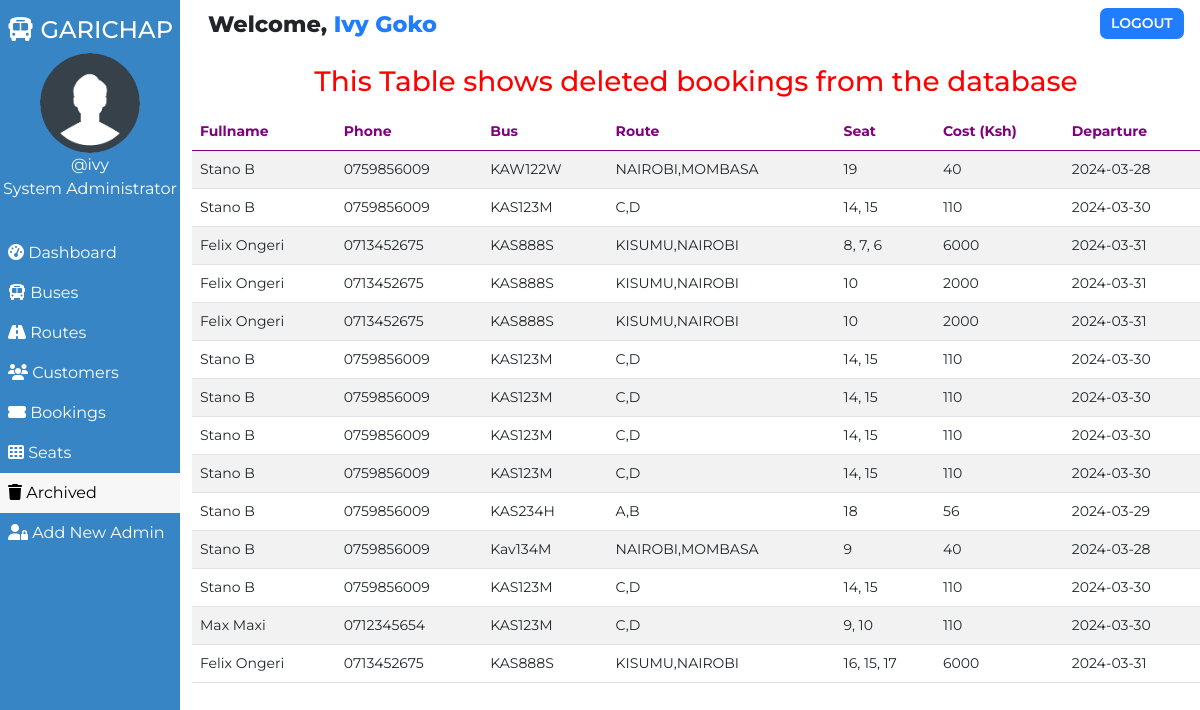
Screenshot of /admin/archived.php (signed in) with the database file from the repository.
### tables this page shows
CREATE TABLE `users` (
  `user_id` int(11) NOT NULL,
  `user_fullname` varchar(100) NOT NULL,
  `user_name` varchar(30) NOT NULL,
  `user_password` varchar(255) NOT NULL,
  `user_created` datetime NOT NULL DEFAULT current_timestamp()
);

CREATE TABLE `book` (
  `routee` int(11) NOT NULL,
  `cust_name` varchar(255) NOT NULL,
  `cust_cont` varchar(255) NOT NULL,
  `bus` varchar(255) NOT NULL,
  `route_no` varchar(255) NOT NULL,
  `seat_no` varchar(255) NOT NULL,
  `cost_no` varchar(255) NOT NULL,
  `dep_no` varchar(255) NOT NULL
);

### admin/archived.php (the view, shortened to what this page needs)
<!DOCTYPE html>
<html lang="en">
<head>
    <link href="https://cdn.jsdelivr.net/npm/bootstrap@5.0.1/dist/css/bootstrap.min.css" rel="stylesheet">
    <?php
        $page="archived";
    ?>
</head>
<body>
    <?php require '../assets/partials/_admin-header.php';?>
    <table class="table table-striped">
        <h3 style="text-align: center; margin: 15px 0px 15px 0px; color:red">This Table shows deleted bookings from the database</h3>
        <thead style="color: purple;">
            <tr>
            <th scope="col">Fullname</th>
            <th scope="col">Phone</th>
            <th scope="col">Bus</th>
            <th scope="col">Route</th>
            <th scope="col">Seat</th>
            <th scope="col">Cost (Ksh)</th>
            <th scope="col">Departure</th>
            </tr>
        </thead>
        <tbody>
            <?php
            $sql = "SELECT * FROM book";
            $result = mysqli_query($conn, $sql);
            if (mysqli_num_rows($result) > 0) {
                while($row = mysqli_fetch_assoc($result)) {
                    echo "<tr>";
                    echo "<td>" . $row["cust_name"] . "</td>";
                    echo "<td>" . $row["cust_cont"] . "</td>";
                    echo "<td>" . $row["bus"] . "</td>";
                    echo "<td>" . $row["route_no"] . "</td>";
                    echo "<td>" . $row["seat_no"] . "</td>";
                    echo "<td>" . $row["cost_no"] . "</td>";
                    echo "<td>" . $row["dep_no"] . "</td>";
                    echo "</tr>";
                }
            } else {
                echo "<tr><td colspan='8'>No records found</td></tr>";
            }
            ?>
        </tbody>
    </table>
    </main>
</body>
</html>

### assets/partials/_admin-header.php (shortened to what this page needs)
<?php
    $conn = db_connect();
    $user_id = $_SESSION['user_id'];
    $sql = "SELECT * FROM users WHERE user_id = $user_id";
    $result = mysqli_query($conn, $sql);
    if($row = mysqli_fetch_assoc($result))
    {
        $user_fullname = $row["user_fullname"];
        $user_name = $row["user_name"];
    }
?>
    <main id="container">
        <div id="sidebar">
            <h4><i class="fas fa-bus"></i> GARICHAP</h4>
            <div>
                <img class="adminDp" src="../assets/img/userav-min.png" height="100px" alt="Admin Profile Pic">
                <p>
                    <?php  echo '@'.$user_name;  ?>
                </p>
                <p>System Administrator</p>
            </div>
            <ul style="overflow-y: auto; max-height:90%" id="options">
                <li class="option <?php if($page=='dashboard'){ echo 'active';}?>">
                    <a href="./dashboard.php">
                    <i class="fas fa-tachometer-alt"></i> Dashboard
                    </a>
                </li>
                <li class="option <?php if($page=='bus'){ echo 'active';}?>">
                    <a href="./bus.php">
                    <i class="fas fa-bus"></i> Buses
                    </a>
                </li>
                <li class="option <?php if($page=='route'){ echo 'active';}?>">
                    <a href="./route.php">
                    <i class="fas fa-road"></i> Routes
                    </a>
                </li>
                <li class="option <?php if($page=='customer'){ echo 'active';}?>">
                    <a href="./customer.php">
                    <i class="fas fa-users"></i> Customers
                    </a>
                </li>
                <li class="option <?php if($page=='booking'){ echo 'active';}?>">
                    <a href="./booking.php">
                    <i class="fas fa-ticket-alt"></i> Bookings
                    </a>
                </li>
                <li class="option <?php if($page=='seat'){ echo 'active';}?>">
                    <a href="./seat.php">
                    <i class="fas fa-th"></i> Seats
                    </a>
                </li>
                <li class="option <?php if($page=='archived'){ echo 'active';}?>">
                    <a href="./archived.php">
                    <i class="fas fa-trash"></i> Archived
                    </a>
                </li>
                <li class="option <?php if($page=='signup'){ echo 'active';}?>">
                    <a href="./signup.php">
                    <i class="fas fa-user-lock"></i> Add New Admin
                    </a>
                </li>
            </ul>
        </div>
        <div id="main-content">
            <section id="welcome">
                <ul>
                    <li class="welcome-item">Welcome,
                        <span id="USER">
                            <?php
                                echo $user_fullname;
                            ?>
                        </span>
                    </li>
                    <li class="welcome-item">
                        <button id="logout" class="btn-sm">
                            <a href="../assets/partials/_logout.php">LOGOUT</a>
                        </button>
                    </li>
                </ul>
            </section>

### assets/styles/admin.php (style rules this page uses)
body { margin: 0; box-sizing: border-box; font-family: 'Montserrat', sans-serif; background-color: white; }
html { scroll-behavior: smooth; }
*, *::after, *::before { box-sizing: inherit; }
#USER { color: #207DFF; }
.adminDp { border-radius: 50%; }
#welcome { background-color: white; }
#welcome ul { display: flex; justify-content: space-between; list-style-type: none; padding: 0; margin: 0; }
#welcome li { margin: 0 1rem; padding: 0.5rem 0; }
#welcome li:first-child { font-weight: 800; font-size: 1.4rem; }
#logout { padding: 0.3rem 0.7rem; background-color: #207DFF; font-weight: 600; outline: none; border: none; border-radius: 7px; }
#logout a { color: white; text-decoration: none; }
@media only screen and (min-width:1000px) { #sidebar { text-align: center; background-color: #3885c5; color: white; width: 15%; position: fixed; top: 0%; padding-top: 1rem; z-index: 2; height: 100vh; } }
@media only screen and (min-width:1000px) { #sidebar p { margin: 0; } }
@media only screen and (min-width:1000px) { #sidebar ul { margin-top: 2rem; } }
@media only screen and (min-width:1000px) { #options { list-style-type: none; text-align: left; padding-left: 0; } }
@media only screen and (min-width:1000px) { .option a { display: block; padding: 0.5rem; text-decoration: none; color: inherit; } }
@media only screen and (min-width:1000px) { .active { background-color:#f7f7f7; color:black; } }
@media only screen and (min-width:1000px) { #main-content { margin-left: 16%; } }

### assets/styles/admin-options.php (style rules this page uses)
* { font-family: Montserrat; }
table { font-size: 14px; }
table th,td { padding-left: 0.3rem; }

### rows the page displays
users: user_name "ivy", user_fullname "Ivy Goko"
book: cust_name "Stano B", cust_cont "0759856009", bus "KAW122W", route_no "NAIROBI,MOMBASA", seat_no "19", cost_no "40", dep_no "2024-03-28"
book: cust_name "Stano B", cust_cont "0759856009", bus "KAS123M", route_no "C,D", seat_no "14, 15", cost_no "110", dep_no "2024-03-30"
book: cust_name "Felix Ongeri", cust_cont "0713452675", bus "KAS888S", route_no "KISUMU,NAIROBI", seat_no "8, 7, 6", cost_no "6000", dep_no "2024-03-31"
book: cust_name "Felix Ongeri", cust_cont "0713452675", bus "KAS888S", route_no "KISUMU,NAIROBI", seat_no "10", cost_no "2000", dep_no "2024-03-31"
book: cust_name "Felix Ongeri", cust_cont "0713452675", bus "KAS888S", route_no "KISUMU,NAIROBI", seat_no "10", cost_no "2000", dep_no "2024-03-31"
book: cust_name "Stano B", cust_cont "0759856009", bus "KAS123M", route_no "C,D", seat_no "14, 15", cost_no "110", dep_no "2024-03-30"
book: cust_name "Stano B", cust_cont "0759856009", bus "KAS123M", route_no "C,D", seat_no "14, 15", cost_no "110", dep_no "2024-03-30"
book: cust_name "Stano B", cust_cont "0759856009", bus "KAS123M", route_no "C,D", seat_no "14, 15", cost_no "110", dep_no "2024-03-30"
book: cust_name "Stano B", cust_cont "0759856009", bus "KAS123M", route_no "C,D", seat_no "14, 15", cost_no "110", dep_no "2024-03-30"
book: cust_name "Stano B", cust_cont "0759856009", bus "KAS234H", route_no "A,B", seat_no "18", cost_no "56", dep_no "2024-03-29"
book: cust_name "Stano B", cust_cont "0759856009", bus "Kav134M", route_no "NAIROBI,MOMBASA", seat_no "9", cost_no "40", dep_no "2024-03-28"
book: cust_name "Stano B", cust_cont "0759856009", bus "KAS123M", route_no "C,D", seat_no "14, 15", cost_no "110", dep_no "2024-03-30"
book: cust_name "Max Maxi", cust_cont "0712345654", bus "KAS123M", route_no "C,D", seat_no "9, 10", cost_no "110", dep_no "2024-03-30"
book: cust_name "Felix Ongeri", cust_cont "0713452675", bus "KAS888S", route_no "KISUMU,NAIROBI", seat_no "16, 15, 17", cost_no "6000", dep_no "2024-03-31"
